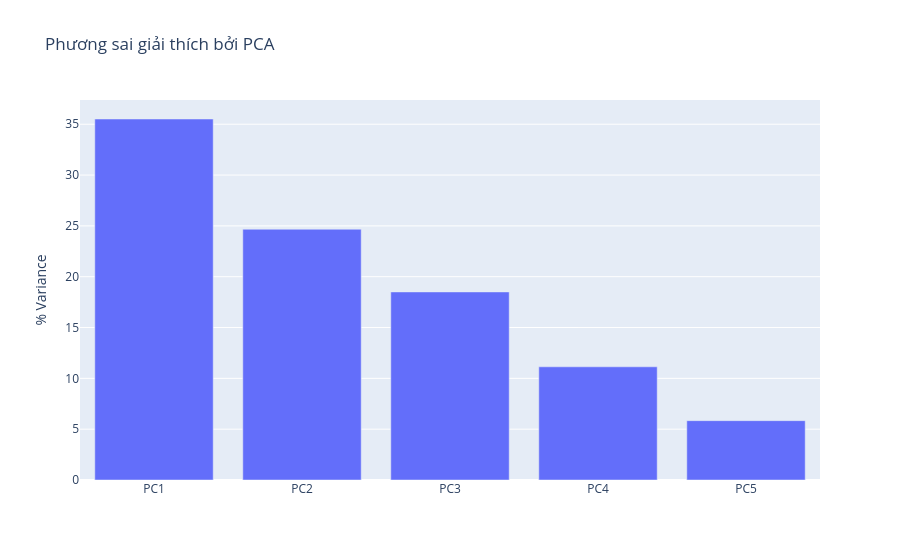

Notebook code for this chart:
### Markdown cell above
## 5. Phân tích đa biến & phân cụm tỉnh
Sử dụng PCA để giảm chiều và KMeans để phân nhóm tỉnh có hành vi khí hậu tương đồng.

### Code cell
province_features = df_gldas.groupby("province").mean()
scaler = StandardScaler()
scaled_feat = scaler.fit_transform(province_features)
pca = PCA(n_components=5, random_state=42)
pca_components = pca.fit_transform(scaled_feat)
explained = pca.explained_variance_ratio_
fig = go.Figure()
fig.add_trace(go.Bar(x=[f"PC{i+1}" for i in range(len(explained))], y=explained * 100))
fig.update_layout(title="Phương sai giải thích bởi PCA", yaxis_title="% Variance")
fig.show()

### Figure 1 — Plotly figure (JSON) as saved in the notebook; plotly's stock layout.template omitted (floating-point values rounded to 4 significant figures)
{"data": [{"type": "bar", "x": ["PC1", "PC2", "PC3", "PC4", "PC5"], "y": [35.52, 24.67, 18.5, 11.14, 5.839]}], "layout": {"title": {"text": "Phương sai giải thích bởi PCA"}, "yaxis": {"title": {"text": "% Variance"}}}}
